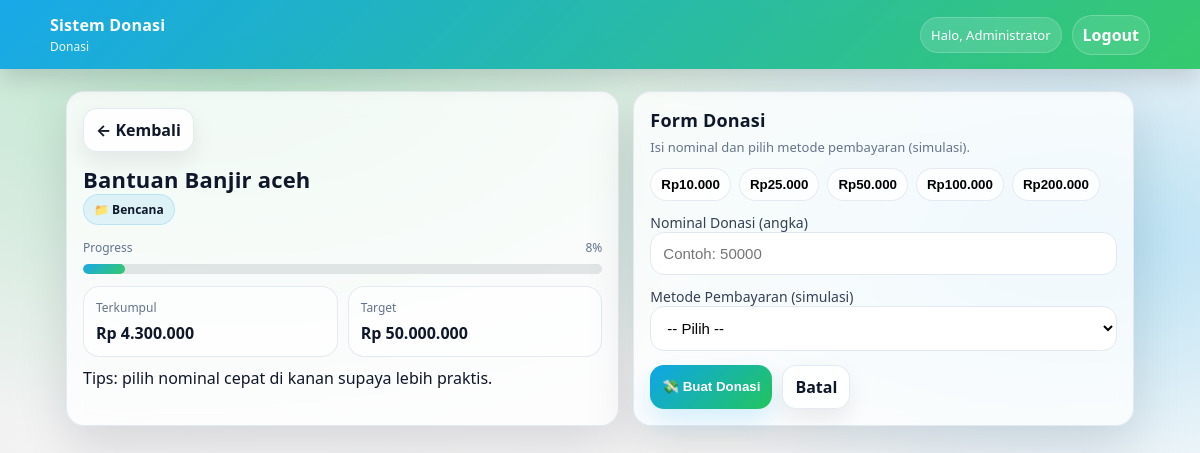
/user/donate.php?campaign_id=1 (signed in), run on the app's committed database.
### tables this page shows
CREATE TABLE `campaigns` (
  `id` bigint unsigned NOT NULL AUTO_INCREMENT,
  `category_id` int unsigned NOT NULL,
  `title` varchar(180) NOT NULL,
  `slug` varchar(200) NOT NULL,
  `description` text NOT NULL,
  `target_amount` bigint unsigned NOT NULL,
  `collected_amount` bigint unsigned NOT NULL DEFAULT 0,
  `start_date` date DEFAULT NULL,
  `end_date` date DEFAULT NULL,
  `status` enum('active','inactive','completed') NOT NULL DEFAULT 'active',
  `image_path` varchar(255) DEFAULT NULL,
  `created_by` bigint unsigned DEFAULT NULL,
  `created_at` timestamp NOT NULL DEFAULT CURRENT_TIMESTAMP,
  PRIMARY KEY (`id`),
  UNIQUE KEY `slug` (`slug`),
  KEY `category_id` (`category_id`),
  KEY `created_by` (`created_by`),
  CONSTRAINT `campaigns_ibfk_1` FOREIGN KEY (`category_id`) REFERENCES `categories` (`id`) ON UPDATE CASCADE,
  CONSTRAINT `campaigns_ibfk_2` FOREIGN KEY (`created_by`) REFERENCES `users` (`id`) ON DELETE SET NULL ON UPDATE CASCADE
);

CREATE TABLE `categories` (
  `id` int unsigned NOT NULL AUTO_INCREMENT,
  `name` varchar(80) NOT NULL,
  `created_at` timestamp NOT NULL DEFAULT CURRENT_TIMESTAMP,
  PRIMARY KEY (`id`),
  UNIQUE KEY `name` (`name`)
);

### includes/init.php (called while the page is built, shortened)
<?php
function db(): PDO
{
  return $GLOBALS['pdo'];
}
function url(string $path): string
{
  $path = '/' . ltrim($path, '/');
  return rtrim(BASE_URL, '/') . $path;
}
function e(?string $str): string
{
  return htmlspecialchars($str ?? '', ENT_QUOTES, 'UTF-8');
}

### user/donate.php (the view, shortened to what this page needs)
<?php
require_once __DIR__ . '/../includes/init.php';
$campaign_id = (int)($_GET['campaign_id'] ?? 0);
$stmt = db()->prepare("
  SELECT c.*, cat.name AS category_name
  FROM campaigns c
  JOIN categories cat ON cat.id = c.category_id
  WHERE c.id = ?
  LIMIT 1
");
$stmt->execute([$campaign_id]);
$campaign = $stmt->fetch();
$target = (int)$campaign['target_amount'];
$collected = (int)$campaign['collected_amount'];
$pct = 0;
if ($target > 0) {
  $pct = (int) floor(($collected / $target) * 100);
}
?>
<!doctype html>
<html lang="id">
<head>
  <link rel="stylesheet" href="<?= e(url('/assets/css/user.css?v=2')) ?>">
</head>
<body>
  <header class="topbar">
    <div class="topbar-inner">
      <div class="brand">
        <b>Sistem Donasi</b>
        <span>Donasi</span>
      </div>
      <div class="actions">
        <div class="user-badge">Halo, <?= e($_SESSION['user_name'] ?? 'User') ?></div>
        <a class="toplink" href="<?= e(url('/auth/logout.php')) ?>">Logout</a>
      </div>
    </div>
  </header>
  <main class="container">
    <div class="donate-layout">
      <section class="card">
        <a class="btn" href="<?= e(url('/user/index.php')) ?>">← Kembali</a>
        <h1 class="summary-title" style="margin-top:12px;"><?= e($campaign['title']) ?></h1>
        <div class="summary-meta">
          <span class="pill">📁 <?= e($campaign['category_name']) ?></span>
        </div>
        <div class="progress" style="margin-top:14px;">
          <div class="progress-top">
            <span>Progress</span>
            <span><?= $pct ?>%</span>
          </div>
          <div class="bar">
            <div class="fill" style="width: <?= $pct ?>%;"></div>
          </div>
        </div>
        <div class="kpi-grid">
          <div class="kpi">
            <div class="k">Terkumpul</div>
            <div class="v">Rp <?= number_format($collected, 0, ',', '.') ?></div>
          </div>
          <div class="kpi">
            <div class="k">Target</div>
            <div class="v">Rp <?= number_format($target, 0, ',', '.') ?></div>
          </div>
        </div>
        <div class="summary-meta" style="margin-top:10px;">
          Tips: pilih nominal cepat di kanan supaya lebih praktis.
        </div>
      </section>
      <section class="card">
        <h2 class="form-title">Form Donasi</h2>
        <p class="form-sub">Isi nominal dan pilih metode pembayaran (simulasi).</p>
        <div class="amount-picks">
          <button class="pick" type="button" data-amt="10000">Rp10.000</button>
          <button class="pick" type="button" data-amt="25000">Rp25.000</button>
          <button class="pick" type="button" data-amt="50000">Rp50.000</button>
          <button class="pick" type="button" data-amt="100000">Rp100.000</button>
          <button class="pick" type="button" data-amt="200000">Rp200.000</button>
        </div>
        <form action="<?= e(url('/user/donate_process.php')) ?>" method="post" style="margin-top:12px;">
          <label class="form-label">Nominal Donasi (angka)</label>
          <input id="amount" class="form-input" type="number" name="amount" min="1000" required placeholder="Contoh: 50000">
          <label class="form-label">Metode Pembayaran (simulasi)</label>
          <select class="form-select" name="payment_method" required>
            <option value="">-- Pilih --</option>
          </select>
          <div class="row" style="margin-top:14px;">
            <button class="btn primary" type="submit">💸 Buat Donasi</button>
            <a class="btn" href="<?= e(url('/user/index.php')) ?>">Batal</a>
          </div>
        </form>
      </section>
    </div>
  </main>
</body>
</html>

### assets/css/user.css (style rules this page uses)
:root { --bg1:#0ea5e9; --bg2:#22c55e; --text:#0f172a; --muted:#64748b; --border:#e2e8f0; --shadow: 0 20px 50px rgba(2,6,23,.12); --radius: 18px; }
* { box-sizing:border-box; }
body { margin:0; font-family: ui-sans-serif, system-ui, -apple-system, Segoe UI, Roboto, Arial, "Noto Sans", "Helvetica Neue", sans-serif; color:var(--text); min-height:100vh; background: radial-gradient(1200px 600px at 20% 10%, rgba(34,197,94,.25), transparent 60%), radial-gradient(900px 500px at 90% 30%, rgba(14,165,233,.28), transparent 55%), linear-gradient(135deg, rgba(2,6,23,.06), rgba(2,6,23,.02)); }
a { color:inherit; text-decoration:none; }
.topbar { position: sticky; top: 0; z-index: 10; padding: 14px 18px; color:#fff; background: linear-gradient(135deg, rgba(14,165,233,.95), rgba(34,197,94,.90)); box-shadow: 0 10px 25px rgba(2,6,23,.14); }
.topbar-inner { max-width: 1100px; margin: 0 auto; display:flex; align-items:center; justify-content:space-between; gap:12px; }
.brand { display:flex; flex-direction:column; gap:2px; }
.brand b { font-size:16px; letter-spacing:.2px; }
.brand span { font-size:12px; opacity:.92; }
.actions { display:flex; align-items:center; gap:10px; flex-wrap:wrap; justify-content:flex-end; text-align:right; }
.user-badge { display:inline-flex; align-items:center; gap:8px; padding: 8px 10px; border-radius: 999px; background: rgba(255,255,255,.14); border: 1px solid rgba(255,255,255,.18); backdrop-filter: blur(6px); font-size: 13px; }
.toplink { color:#fff; text-decoration:none; font-weight:600; padding: 8px 10px; border-radius: 999px; border: 1px solid rgba(255,255,255,.22); background: rgba(255,255,255,.10); }
.container { max-width: 1100px; margin: 22px auto; padding: 0 16px 32px; }
.card { background: rgba(255,255,255,.78); border: 1px solid rgba(226,232,240,.9); border-radius: var(--radius); box-shadow: var(--shadow); padding: 16px; backdrop-filter: blur(10px); }
.row { display:flex; gap:10px; flex-wrap:wrap; }
.btn { display:inline-flex; align-items:center; gap:8px; padding: 10px 12px; border-radius: 14px; background: rgba(255,255,255,.78); border: 1px solid rgba(226,232,240,.9); box-shadow: 0 10px 22px rgba(2,6,23,.08); text-decoration:none; color:#0f172a; font-weight: 700; transition: transform .08s ease, filter .12s ease, border-color .12s ease; cursor:pointer; }
.btn.primary { color:#fff; border: none; background: linear-gradient(135deg, var(--bg1), var(--bg2)); box-shadow: 0 12px 26px rgba(14,165,233,.18); }
.progress { margin-top: 12px; }
.progress-top { display:flex; justify-content:space-between; gap:10px; font-size:12px; color: var(--muted); }
.bar { margin-top: 8px; height: 10px; border-radius: 999px; background: rgba(15,23,42,.10); overflow:hidden; }
.fill { height:100%; width:0%; background: linear-gradient(135deg, rgba(14,165,233,.95), rgba(34,197,94,.90)); border-radius: 999px; }
.form-label { display:block; margin-top:12px; font-size:14px; color:#334155; }
.form-input, .form-select { width:100%; padding:12px 12px; border-radius:14px; border:1px solid var(--border); outline:none; background:#fff; font-size:15px; transition: border-color .15s ease, box-shadow .15s ease; }
.donate-layout { margin-top: 14px; display: grid; grid-template-columns: 1.05fr .95fr; gap: 14px; }
.summary-title { margin: 0; font-size: 22px; letter-spacing: .2px; }
.pill { display:inline-flex; align-items:center; gap:8px; padding: 6px 10px; border-radius: 999px; font-size: 12px; font-weight: 800; border: 1px solid rgba(14,165,233,.18); background: rgba(14,165,233,.10); color:#0f172a; }
.kpi-grid { margin-top: 12px; display:grid; grid-template-columns: 1fr 1fr; gap: 10px; }
.kpi { padding: 12px; border-radius: 16px; border: 1px solid rgba(226,232,240,.9); background: rgba(255,255,255,.55); }
.kpi .k { font-size: 12px; color: var(--muted); }
.kpi .v { margin-top: 6px; font-size: 16px; font-weight: 900; }
.amount-picks { margin-top: 10px; display:flex; flex-wrap:wrap; gap:8px; }
.pick { border: 1px solid rgba(226,232,240,.9); background: rgba(255,255,255,.78); padding: 8px 10px; border-radius: 999px; font-weight: 800; cursor: pointer; user-select:none; transition: transform .08s ease, filter .12s ease, border-color .12s ease; }
.form-title { margin: 0 0 6px; font-size: 18px; letter-spacing: .2px; }
.form-sub { margin: 0 0 10px; color: var(--muted); font-size: 13px; line-height: 1.5; }

### data on the page
campaigns: title "Bantuan Banjir aceh", category.name "Bencana", pct "8", collected_amount "4.300.000", target_amount "50.000.000"

### other printed values
$_SESSION['user_name'] "Administrator"
